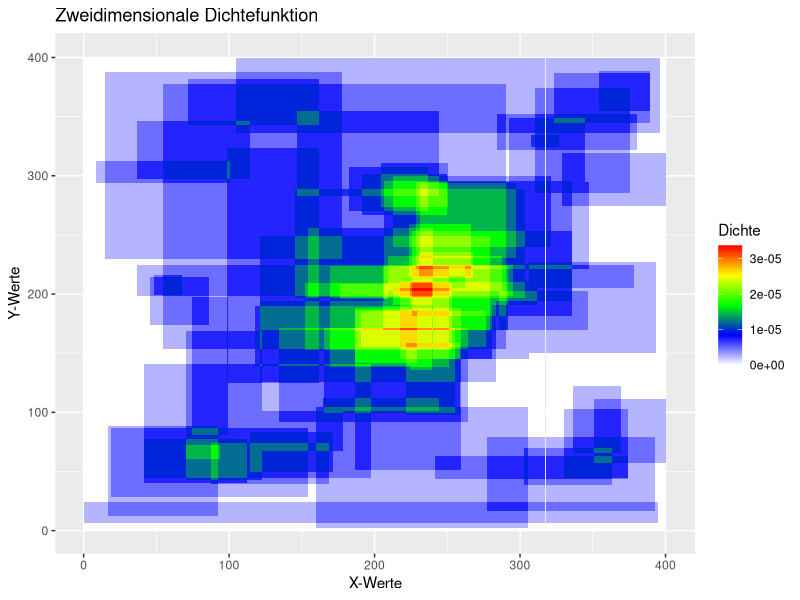
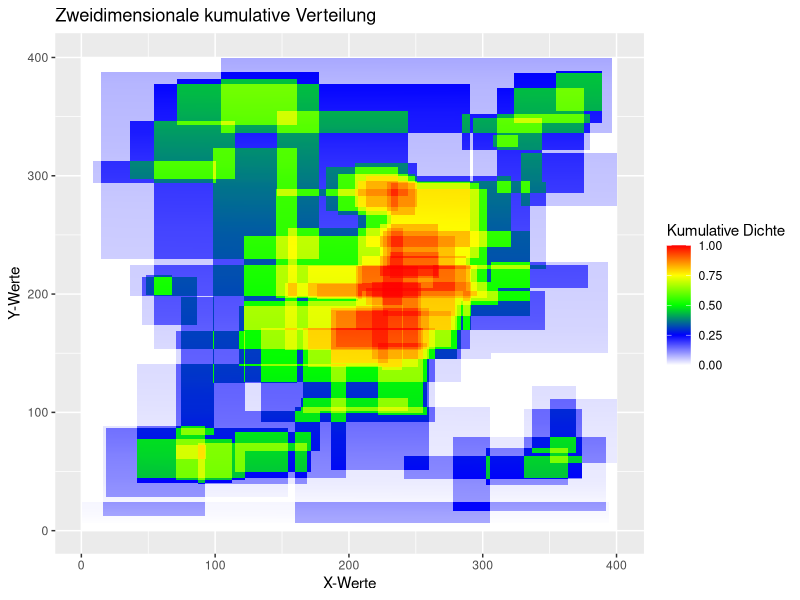
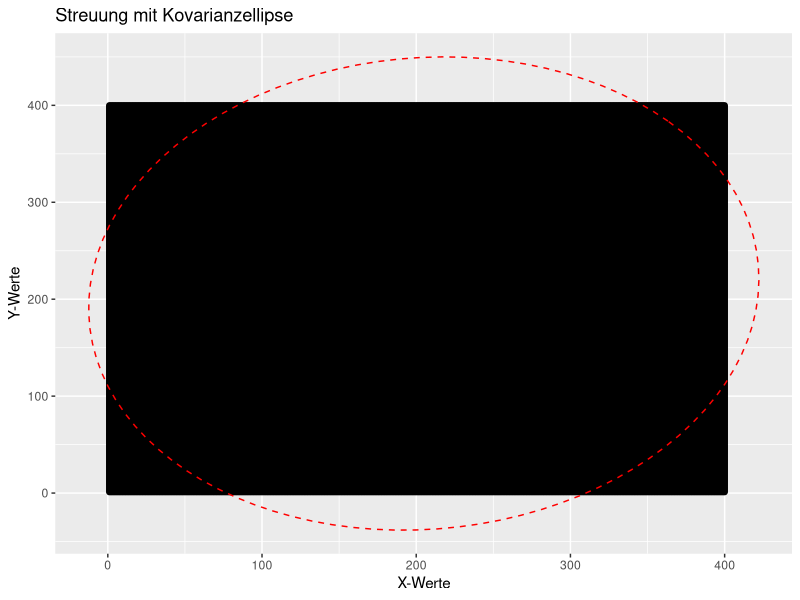

Generate these figures, in order, with R:
library(dplyr)
library(openxlsx)
library(MASS)
library(gplots)
library(ggplot2)
library(ellipse)


table <- read.csv(file = 'myapp/files/4_heatmap/Scenario 281_transformed_new.csv', header=TRUE) #importiere das answers file
x <- table$x
y <- table$y
count <- table$count
data <- data.frame(x=x,y=y,count=count)
total_count <- sum(data$count) #Gesamtzahl der Ergebnisse
data$density <- data$count / total_count #relative Dichte -> Anzahl der Ergebnisse für jede Kombination aus X und Y durch die Gesamtzahl der Ergebnisse

myplot <- ggplot(data, aes(x = x, y = y, fill = density)) +
  geom_tile() +
  scale_fill_gradientn(colours = colorRampPalette(c("white", "blue", "green", "yellow", "red"))(100)) +
  labs(x = "X-Werte", y = "Y-Werte", fill = "Dichte", title = "Zweidimensionale Dichtefunktion")

print (myplot)


# Sortieren der Daten nach Dichte
data_sorted <- data[order(data$density),]

# Berechnen der kumulative Summe der Dichte
data_sorted$cumulative_density <- cumsum(data_sorted$density)


myplot2 <- ggplot(data_sorted, aes(x = x, y = y, fill = cumulative_density)) +
  geom_tile() +
  scale_fill_gradientn(colours = colorRampPalette(c("white", "blue", "green", "yellow", "red"))(100)) +
  labs(x = "X-Werte", y = "Y-Werte", fill = "Kumulative Dichte", title = "Zweidimensionale kumulative Verteilung")

print (myplot2)

# Streumaß aus einer zweidimensionalen Dichtefunktion

#Berechnen der Mittelwerte (µ_x, µ_y) für jede Dimension
mean_x <- sum(data$x * data$density)
mean_y <- sum(data$y * data$density)

#Berechnen Sie die Varianz (σ²_x, σ²_y) für jede Dimension

variance_x <- sum(((data$x - mean_x)^2) * data$density)
variance_y <- sum(((data$y - mean_y)^2) * data$density)

#Berechnung der Kovarianz (σ_xy)
covariance_xy <- sum((data$x - mean_x) * (data$y - mean_y) * data$density)

#Darstellung des Streumaß  durch die Varianz und Kovarianz in Form einer Kovarianzmatrix
cov_matrix <- matrix(c(variance_x, covariance_xy, covariance_xy, variance_y), nrow = 2, ncol = 2)

#Standardabweichung (σ_x, σ_y) für jede Dimension 
std_dev_x <- sqrt(variance_x)
std_dev_y <- sqrt(variance_y)

# Erstellen einer Ellipse mit einem Konfidenzniveau von 95% (Standard)
ellipse_points <- data.frame(ellipse(cov_matrix, centre = c(mean_x, mean_y), level = 0.95))

myplot3 <- ggplot(data, aes(x = x, y = y)) +
  geom_point() +
  geom_path(data = ellipse_points, aes(x = x, y = y), color = "red", linetype = "dashed") +
  labs(x = "X-Werte", y = "Y-Werte", title = "Streuung mit Kovarianzellipse")

print (myplot3)
